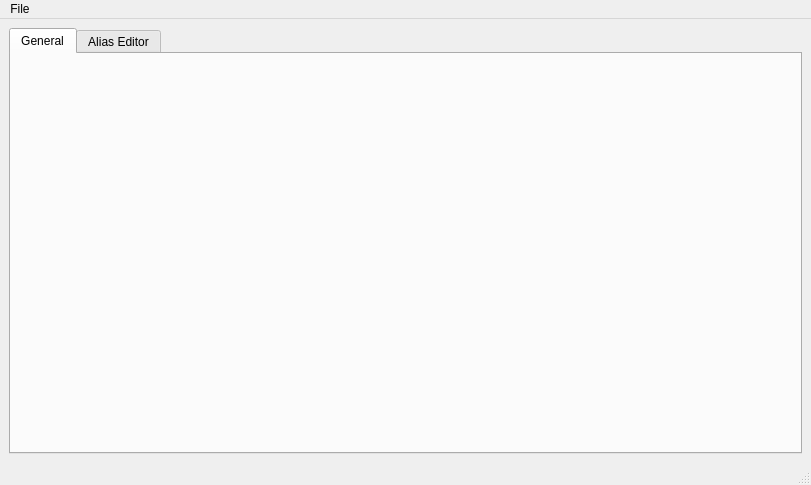
<?xml version="1.0" encoding="UTF-8"?>
<ui version="4.0">
 <class>Options</class>
 <widget class="QMainWindow" name="Options">
  <property name="geometry">
   <rect>
    <x>0</x>
    <y>0</y>
    <width>811</width>
    <height>485</height>
   </rect>
  </property>
  <property name="windowTitle">
   <string>MainWindow</string>
  </property>
  <widget class="QWidget" name="centralwidget">
   <layout class="QVBoxLayout" name="verticalLayout">
    <item>
     <widget class="QTabWidget" name="tabWidget">
      <property name="tabPosition">
       <enum>QTabWidget::North</enum>
      </property>
      <property name="tabShape">
       <enum>QTabWidget::Rounded</enum>
      </property>
      <property name="currentIndex">
       <number>0</number>
      </property>
      <property name="tabsClosable">
       <bool>false</bool>
      </property>
      <property name="tabBarAutoHide">
       <bool>false</bool>
      </property>
      <widget class="QWidget" name="General">
       <attribute name="title">
        <string>General</string>
       </attribute>
      </widget>
      <widget class="QWidget" name="Aliases">
       <attribute name="title">
        <string>Alias Editor</string>
       </attribute>
       <layout class="QVBoxLayout" name="verticalLayout_2">
        <item>
         <widget class="QLabel" name="label">
          <property name="font">
           <font>
            <pointsize>25</pointsize>
           </font>
          </property>
          <property name="text">
           <string>Work in progress, use File/Open Data Location then open aliases.csv to edit aliases</string>
          </property>
          <property name="alignment">
           <set>Qt::AlignCenter</set>
          </property>
          <property name="wordWrap">
           <bool>true</bool>
          </property>
         </widget>
        </item>
       </layout>
      </widget>
     </widget>
    </item>
   </layout>
  </widget>
  <widget class="QMenuBar" name="menubar">
   <property name="geometry">
    <rect>
     <x>0</x>
     <y>0</y>
     <width>811</width>
     <height>20</height>
    </rect>
   </property>
   <widget class="QMenu" name="menuFile">
    <property name="title">
     <string>File</string>
    </property>
    <addaction name="actionSave"/>
    <addaction name="actionOpen_Data_Location"/>
   </widget>
   <addaction name="menuFile"/>
  </widget>
  <widget class="QStatusBar" name="statusbar"/>
  <action name="actionSave">
   <property name="text">
    <string>Save</string>
   </property>
   <property name="shortcut">
    <string>Ctrl+S</string>
   </property>
  </action>
  <action name="actionOpen_Data_Location">
   <property name="text">
    <string>Open Data Location</string>
   </property>
  </action>
 </widget>
 <resources/>
 <connections>
  <connection>
   <sender>actionOpen_Data_Location</sender>
   <signal>triggered()</signal>
   <receiver>Options</receiver>
   <slot>on_actionOpen_Data_Location_triggered()</slot>
   <hints>
    <hint type="sourcelabel">
     <x>405</x>
     <y>242</y>
    </hint>
    <hint type="destinationlabel">
     <x>405</x>
     <y>242</y>
    </hint>
   </hints>
  </connection>
 </connections>
 <slots>
  <slot>on_actionOpen_Data_Location_triggered()</slot>
 </slots>
</ui>
